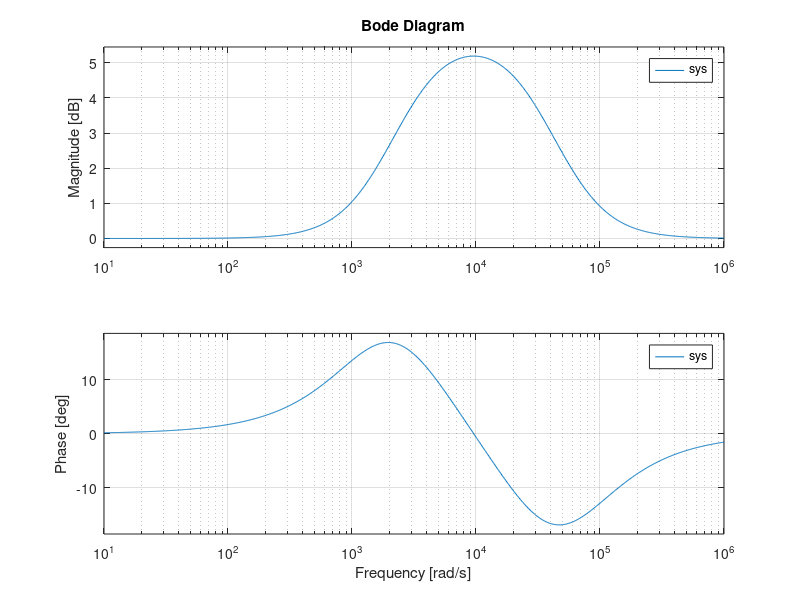

Recreate this plot in MATLAB. (Note: this script raises an error after producing the figure.)
clc; clear; close all;

% ==== CAMBIA AQUÍ ====
R1 = 3300;      % pasa-altas
C1 = 100e-9;

R2 = 3300;      % pasa-bajas
C2 = 10e-9;
% =====================

% Pasa-altas
H_hp = tf([R1*C1 0],[R1*C1 1]);

% Pasa-bajas
H_lp = tf([1],[R2*C2 1]);

% Paralelo = rechaza-banda
sys = parallel(H_hp, H_lp);

% Frecuencias
w = logspace(1, 6, 1000);

figure;
bode(sys, w)
grid on

% Frecuencias de corte
fc1 = 1/(2*pi*R1*C1);
fc2 = 1/(2*pi*R2*C2);

hold on
xline(fc1, '--r', 'f1')
xline(fc2, '--g', 'f2')

title(['Rechaza-Banda | f1=' num2str(fc1) ' Hz, f2=' num2str(fc2) ' Hz'])
